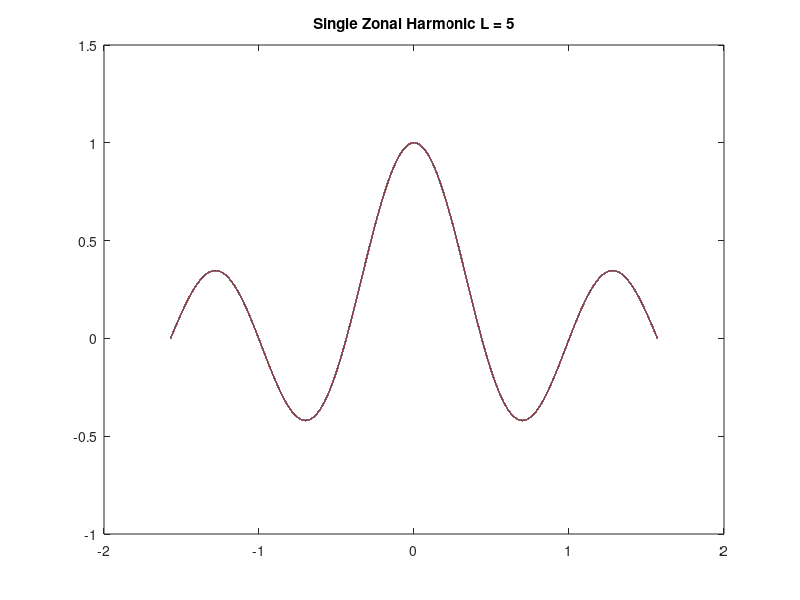
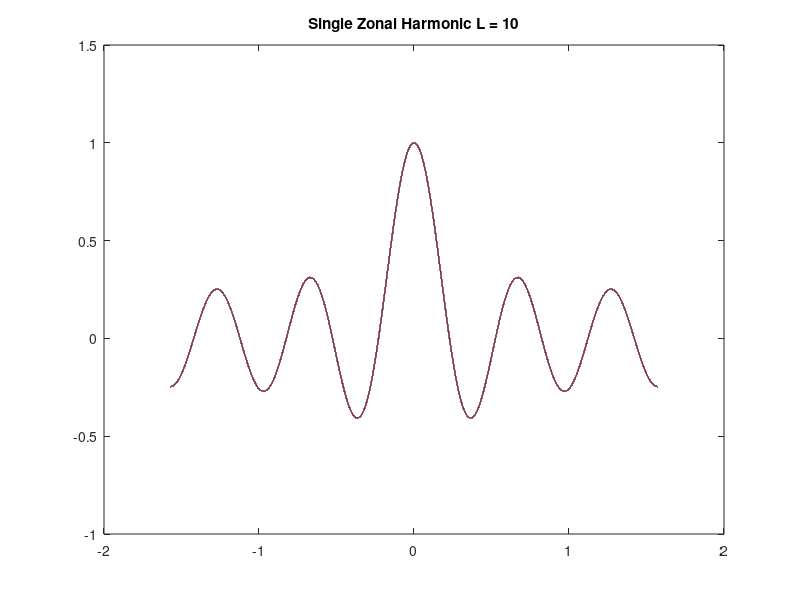
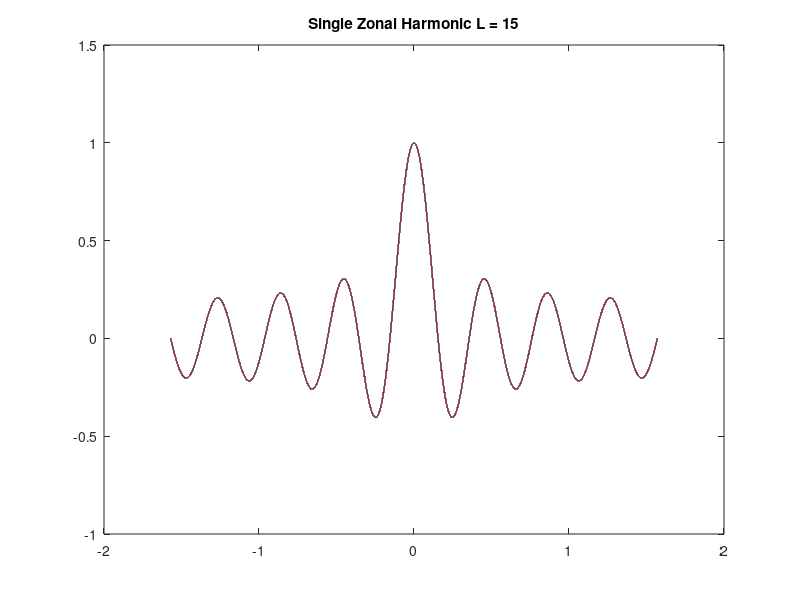

MATLAB code to generate these figures, in order: (Note: this script raises an error after producing the figures.)
dx = pi/360;
alt = -pi/2:dx:pi/2;
az = 0:dx:2*pi;
[phi, theta] = meshgrid(az, alt);

fff = figure;
m = 0;
l = 5;
Plm = legendre(l,cos(theta), 'sch');
sum = reshape(Plm(m+1,:,:), size(phi));
plot(theta, sum);
title('Single Zonal Harmonic L = 5');

f11 = figure;
l = 10;
Plm = legendre(l,cos(theta), 'sch');
sum = reshape(Plm(m+1,:,:), size(phi));
plot(theta, sum);
title('Single Zonal Harmonic L = 10');

f12 = figure;
l = 15;
Plm = legendre(l,cos(theta), 'sch');
sum = reshape(Plm(m+1,:,:), size(phi));
plot(theta, sum);
title('Single Zonal Harmonic L = 15');

Plm = legendre(0,cos(theta));
sum = Plm;
for l = 1:30
    Plm = legendre(l,cos(theta), 'sch');
    sum = sum + reshape(Plm(m+1,:,:), size(phi));
end

f1 = figure;
plot(theta, sum);
title('Sum Zonal Harmonics L = 0:30');

f2 = figure;
plot(theta, sum/31);
title('Average Zonal Harmonics L = 0:30');

%select(legendre(l, cos(t)),p);
%select = @(LP, p) reshape(LP(abs(m)+1,:,:), size(p));

%[Xm,Ym,Zm] = sph2cart(phi, theta, real(P32));
%surf(Xm,Ym,Zm)